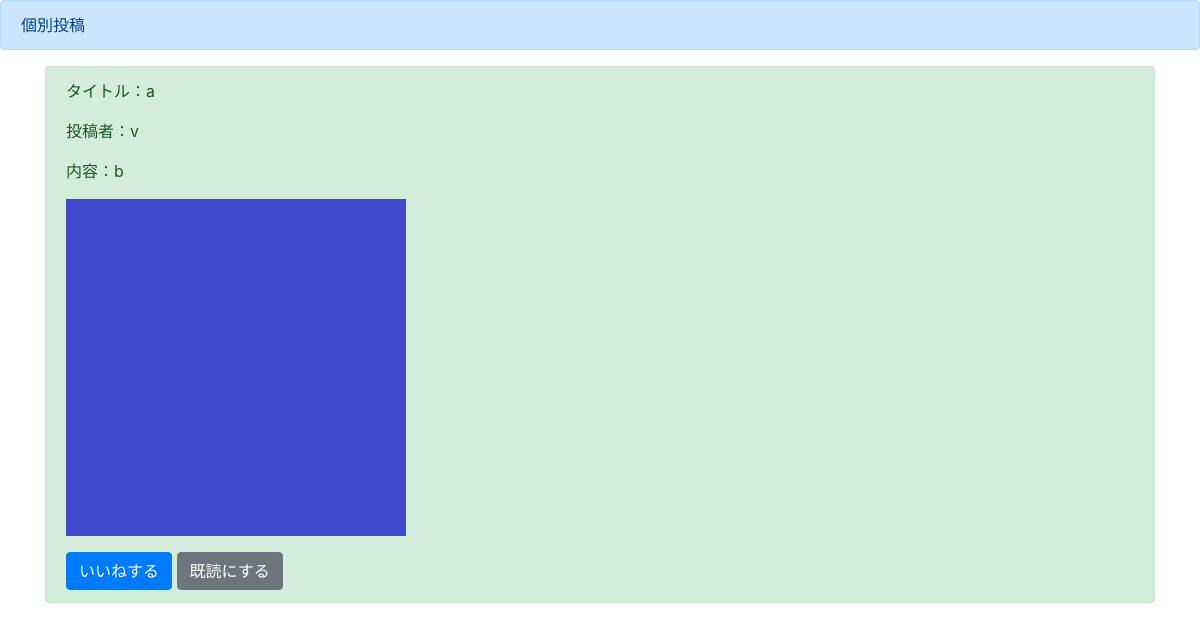
/detail/1, run on the app's committed database.
### boardapp/models.py (models this page shows)
class BoardModel(models.Model):
    title = models.CharField(max_length=100)
    content = models.TextField()
    author = models.CharField(max_length=100)
    images = models.ImageField(upload_to='')
    good = models.IntegerField(null=True, blank=True, default=0)
    read = models.IntegerField(null=True, blank=True, default=0)
    readtext = models.CharField(max_length=200, null=True, blank=True, default="a")

### boardapp/views.py (the view)
# urls.py: path('detail/<int:pk>', detailfunc, name='detail'),
def detailfunc(request, pk):
    object = BoardModel.objects.get(pk=pk)
    return render(request, 'detail.html', {'object':object})

### templates/detail.html (shortened to what this page needs)
{% extends 'base.html' %}
{% block header %}
<div class="alert alert-primary" role="alert">
    個別投稿
</div>
{% endblock header %}
{% block content %}
<div class="container">
    <div class="alert alert-success" role="alert">
        <p>タイトル：{{object.title}}</p>
        <p>投稿者：{{object.author}}</p>
        <p>内容：{{object.content}}</p>
        <p><img src="{{object.images.url}}" alt="" width="340"></p>
        <a href="{% url 'good' object.pk %}" class="btn btn-primary" role="button" aria-pressed="true">いいねする</a>
        <a href="{% url 'read' object.pk %}" class="btn btn-secondary" role="button" aria-pressed="true">既読にする</a>
    </div>
</div>
{% endblock content %}

### data on the page
BoardModel: title "a", author "v", content "b", images (picture)
